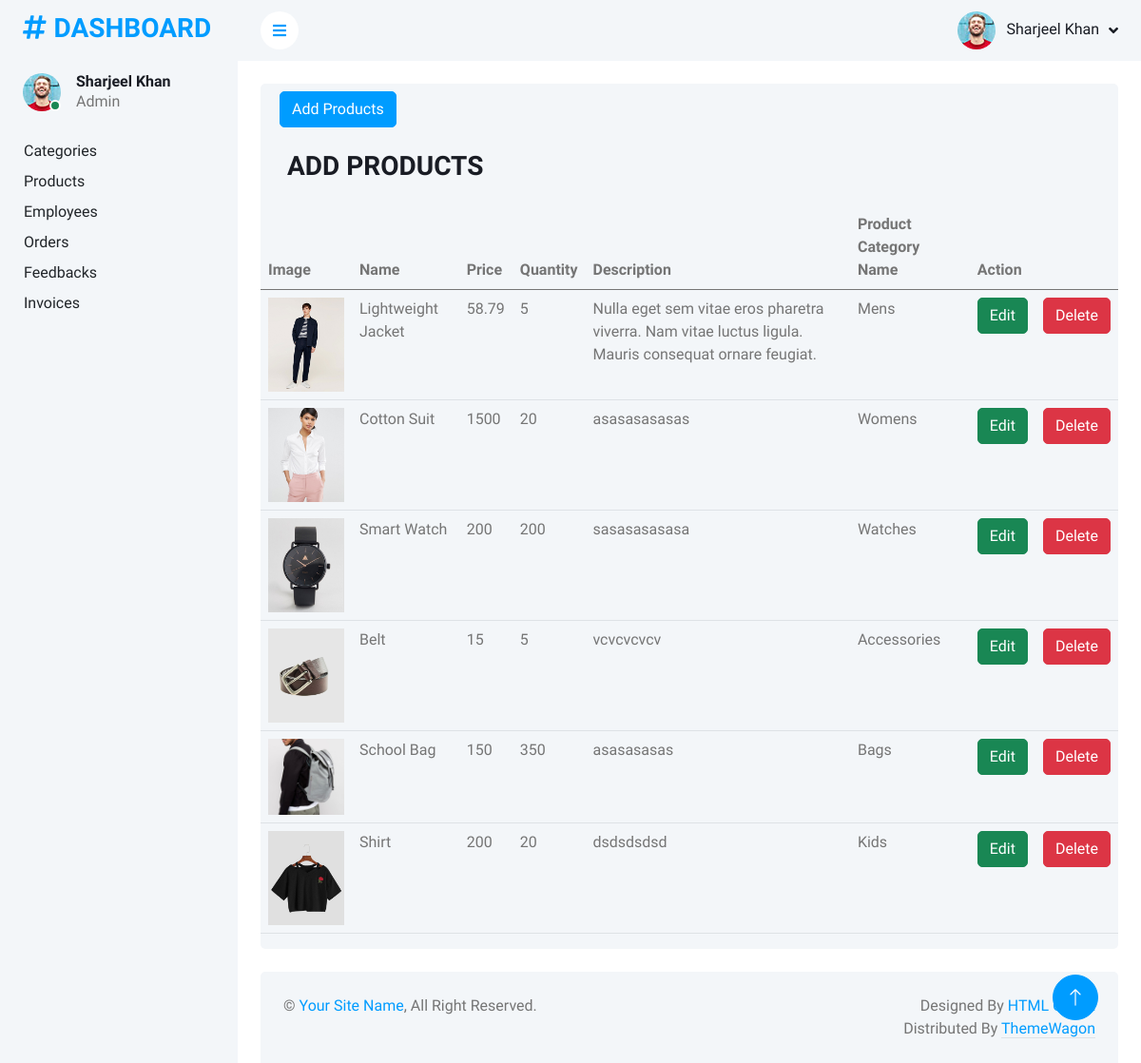
/dashmin/products.php, run on the app's committed database.
### tables this page shows
CREATE TABLE `products` (
  `id` int(11) NOT NULL,
  `name` varchar(100) NOT NULL,
  `price` varchar(50) NOT NULL,
  `quantity` varchar(50) NOT NULL,
  `description` varchar(1000) NOT NULL,
  `image` varchar(200) NOT NULL,
  `categoryid` int(11) NOT NULL
);

CREATE TABLE `categories` (
  `ctid` int(11) NOT NULL,
  `name` varchar(100) NOT NULL,
  `image` varchar(200) NOT NULL
);

### dashmin/php/query.php (called while the page is built, shortened)
<?php
$productimagesaddress = "img/products/";

### dashmin/products.php (the view, shortened to what this page needs)
<?php
include "components/header.php";
?>
<div class="container-fluid pt-4 px-4">
    <div class="row bg-light rounded mx-0">
        <div class="col-lg-12">
            <button type="button" class="btn btn-primary m-2" data-bs-toggle="modal" data-bs-target="#addproduct">Add Products</button>
        </div>
        <?php
$query = $pdo->query("SELECT `products`.*, `categories`.`name` as catname
    FROM `products`
    INNER JOIN `categories` ON `products`.`categoryid` = `categories`.`ctid`;");
$rows = $query->fetchAll(PDO::FETCH_ASSOC);
if (empty($rows)) {
    echo "<h3 class='text-center'>Products not found in the table</h3>";
} else {
    ?>
    <div class="col-md-6 my-3 mx-3">
            <h3>ADD PRODUCTS</h3>
        </div>
    <table class="table">
        <thead>
            <tr>
                <th scope="col">Image</th>
                <th scope="col">Name</th>
                <th scope="col">Price</th>
                <th scope="col">Quantity</th>
                <th scope="col">Description</th>
                <th scope="col">Product Category Name</th>
                <th scope="col" colspan="2">Action</th>
            </tr>
        </thead>
        <tbody>
            <?php
            foreach ($rows as $keys) {
                ?>
                <tr>
                    <th scope="row"><img src="<?php echo $productimagesaddress . $keys['image']; ?>" alt="" width="80" srcset=""></th>
                    <td><?php echo $keys['name']; ?></td>
                    <td><?php echo $keys['price']; ?></td>
                    <td><?php echo $keys['quantity']; ?></td>
                    <td><?php echo $keys['description']; ?></td>
                    <td><?php echo $keys['catname']; ?></td>
                    <td><a href="" class="btn btn-success" data-bs-toggle="modal" data-bs-target="#updateproduct<?php echo $keys['id']; ?>">Edit</a></td>
                    <td><a href="" class="btn btn-danger" data-bs-toggle="modal" data-bs-target="#prodelete<?php echo $keys['id']; ?>">Delete</a></td>
                </tr>
                <?php
            }
            ?>
        </tbody>
    </table>
    <?php
}
?>
    </div>
</div>
<?php
include "components/footer.php";
?>

### dashmin/css/style.css (style rules this page uses)
:root { --primary: #009CFF; --light: #F3F6F9; --dark: #191C24; }
.btn { transition: .5s; }
.btn.btn-primary { color: #FFFFFF; }

### data on the page
products: image (picture), name "Lightweight Jacket", price "58.79", quantity "5", description "Nulla eget sem vitae eros pharetra viverra. Nam vitae luctus ligula. Mauris consequat ornare feugiat.", categoryid.name "Mens"
products: image (picture), name "Cotton Suit", price "1500", quantity "20", description "asasasasasas", categoryid.name "Womens"
products: image (picture), name "Smart Watch", price "200", quantity "200", description "sasasasasasa", categoryid.name "Watches"
products: image (picture), name "Belt", price "15", quantity "5", description "vcvcvcvcv", categoryid.name "Accessories"
products: image (picture), name "School Bag", price "150", quantity "350", description "asasasasas", categoryid.name "Bags"
products: image (picture), name "Shirt", price "200", quantity "20", description "dsdsdsdsd", categoryid.name "Kids"
